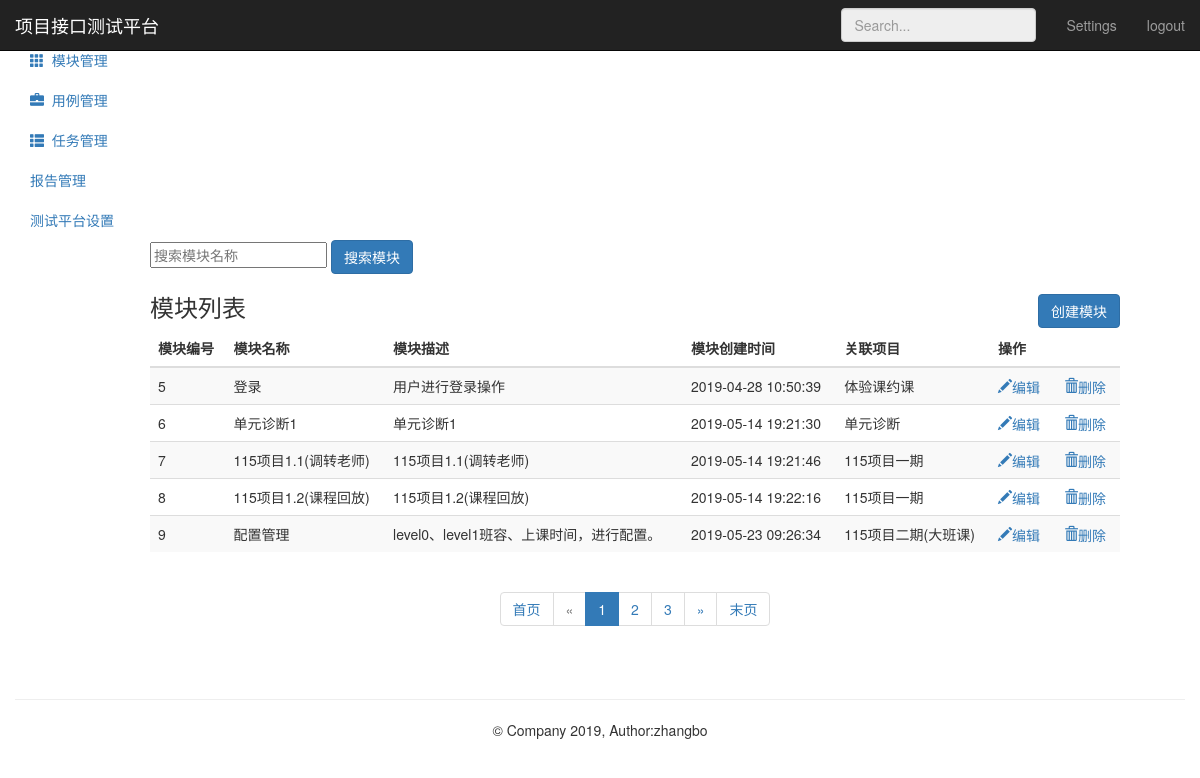
Before: /module/ (signed in) with the older database file.
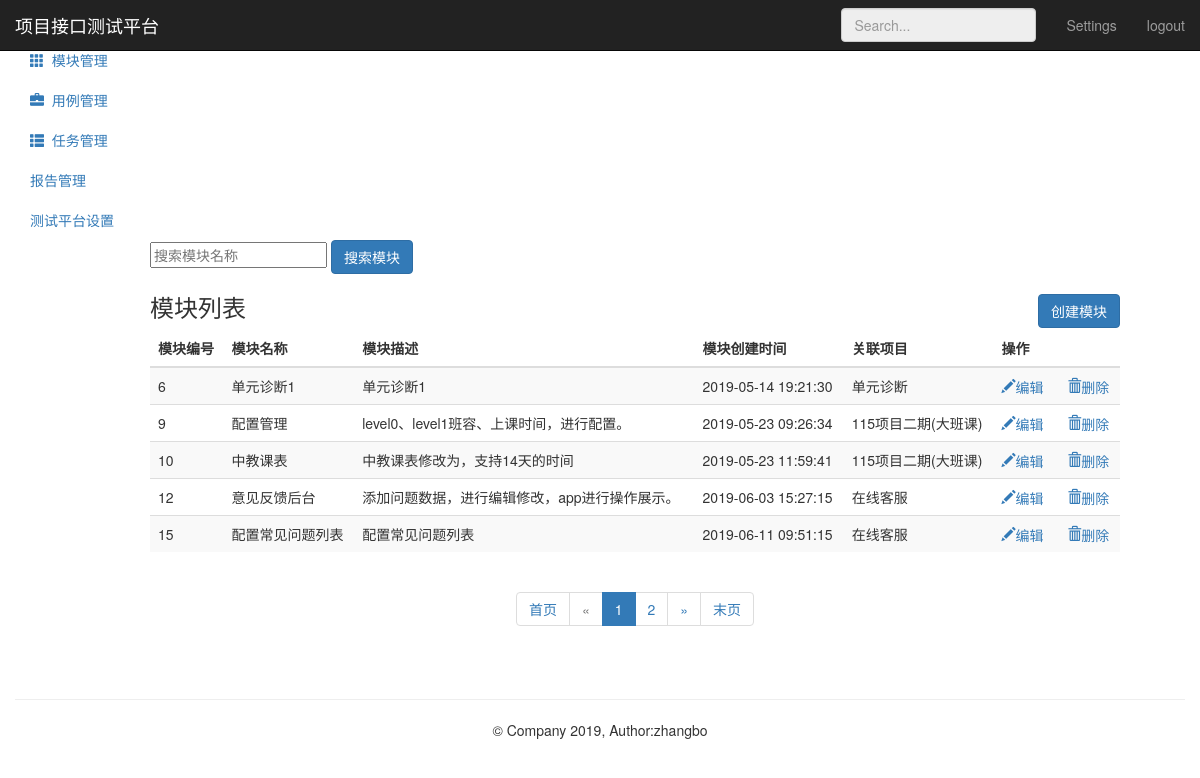
After: the same page with the newer database file.
### module_app/models.py (models this page shows, shortened)
class Module(models.Model):
      project = models.ForeignKey(Project,on_delete=models.CASCADE)
      name = models.CharField("名称",max_length=50,null=False)
      describe = models.TextField("描述",default="",max_length=50)
      create_time = models.DateTimeField(auto_now_add=True)

### project_app/models.py (models this page shows)
class Project(models.Model):
      name = models.CharField("名称",max_length=50,null=False)
      describe = models.TextField("描述",default="",max_length=50)
      status = models.BooleanField("状态",default=1)
      update_time = models.DateTimeField(auto_now=True)
      create_time = models.DateTimeField(auto_now_add=True)
      def __str__(self):
            return self.name

### module_app/views.py (the view)
# urls.py: path('' ,views.moduel_manage),
@login_required
def moduel_manage(request):
    module_all = Module.objects.all()
    paginator = Paginator(module_all,5)
    paginator_num_pages = paginator.num_pages
    print ("共分：",str(paginator_num_pages)+"页")
    paginator_num_pages_array_ = paginator.page_range
    print ("数组形式表示：",paginator_num_pages_array_)
    page1 = paginator.page(1)
    print ("第一页：",page1)
    page_num = page1.number
    print ("第一页：",page_num)
    page = request.GET.get('page','')
    print ("urlpage传参：",page)
    try:
        contacts = paginator.page(page)
        print ("contacts---------->1",contacts)
    except PageNotAnInteger:
        contacts = paginator.page(1)
        print ("contacts---------->2",contacts)
    except EmptyPage:
        contacts = paginator.page(paginator.num_pages)
        print ("contacts---------->3",contacts)
    print ("第二页索引：",contacts.number)
    print ("第几页：",contacts)
    return render(request,"module.html",{"modules":contacts,
                                         "type":"list",
                                         "page":page,
                                         "page_num":page_num,
                                         "paginator_num_pages":paginator_num_pages,
                                         "paginator_num_pages_array_":paginator_num_pages_array_})

### templates/module.html (shortened to what the changed rows need)
{% extends "base.html" %}
{% block base %}
    <div class="container-fluid">
        <div class="row">
            <div style="margin-left: 135px;" class="col-sm-9 col-sm-offset-3 col-md-10 col-md-offset-2 main">
                {% if type == "list" %}
                <div class="table-responsive">
                    <table class="table table-striped">
                        <thead>
                            <tr>
                                <th>模块编号</th>
                                <th>模块名称</th>
                                <th>模块描述</th>
                                <th>模块创建时间</th>
                                <th>关联项目</th>
                                <th>操作</th>
                            </tr>
                        </thead>
                        <tbody>
                            {% for module in modules %}
                            <tr>
                                  <td>{{ module.id}}</td>
                                  <td>{{ module.name}}</td>
                                  <td>{{ module.describe}}</td>
                                  <td>{{ module.create_time | date:"Y-m-d H:i:s" }}</td>
                                  <td>{{ module.project}}</td>
                                  <td>
                                      <a href="/module/edit_module/{{ module.id }}/">
                                          <i class="glyphicon glyphicon-pencil">编辑</i>
                                      </a>
                                      <a href="/module/delete_module/{{ module.id }}/" style="margin-left:20px;"
                                              onclick="return module_del()">
                                          <i class="glyphicon glyphicon-trash">删除</i>
                                      </a>
                                  </td>
                            </tr>
                            {% endfor %}
                        </tbody>
                    </table>
                </div>
                {% endif %}
                {% if type == "list" %}
                    <div style="text-align: center;">
                       <nav aria-label="Page navigation">
                          <ul class="pagination">
                              {% if modules %}
                                  {% for p1 in paginator_num_pages_array_ %}
                                      {% if modules.has_previous %}
                                          {% if search_name %}
                                              {% if p1 == modules.number %}
                                                  <li class="active">
                                                      <a href="?search_name={{ search_name }}&page={{ p1 }}">
                                                          {{ p1 }}
                                                      </a>
                                                  </li>
                                              {% else %}
                                                  <li>
                                                      <a href="?search_name={{ search_name }}&page={{ p1 }}">
                                                          {{ p1 }}
                                                      </a>
                                                  </li>
                                              {% endif %}
                                          {% else %}
                                              {% if p1 == modules.number %}
                                                  <li class="active">
                                                      <a href="?page={{ p1 }}">
                                                          {{ p1 }}
                                                      </a>
                                                  </li>
                                              {% else %}
                                                  <li>
                                                      <a href="?page={{ p1 }}">
                                                          {{ p1 }}
                                                      </a>
                                                  </li>
                                              {% endif %}
                                          {% endif %}
                                      {% else %}
                                          {% if search_name %}
                                              {% if p1 == modules.number %}
                                                  <li class="active">
                                                      <a href="?search_name={{ search_name }}&page={{ p1 }}">
                                                          {{ p1 }}
                                                      </a>
                                                  </li>
                                              {% else %}
                                                  <li>
                                                      <a href="?search_name={{ search_name }}&page={{ p1 }}">
                                                          {{ p1 }}
                                                      </a>
                                                  </li>
                                              {% endif %}
                                          {% else %}
                                              {% if p1 == modules.number %}
                                                  <li class="active">
                                                      <a href="?page={{ p1 }}">
                                                          {{ p1 }}
                                                      </a>
                                                  </li>
                                              {% else %}
                                                  <li>
                                                      <a href="?page={{ p1 }}">
                                                          {{ p1 }}
                                                      </a>
                                                  </li>
                                              {% endif %}
                                          {% endif %}
                                      {% endif %}
                                  {% endfor %}
                              {% endif %}
                          </ul>
                       </nav>
                    </div>
                {% endif %}
            </div>
      </div>
    </div>
{% endblock %}

Changed rows visible on the page:
removed Module: id "5", name "登录", describe "用户进行登录操作", create_time "2019-04-28 10:50:39", project "体验课约课"
removed Module: id "7", name "115项目1.1(调转老师)", describe "115项目1.1(调转老师)", create_time "2019-05-14 19:21:46", project "115项目一期"
removed Module: id "8", name "115项目1.2(课程回放)", describe "115项目1.2(课程回放)", create_time "2019-05-14 19:22:16", project "115项目一期"
now on this page (row unchanged): Module: id "10", name "中教课表", describe "中教课表修改为，支持14天的时间", create_time "2019-05-23 11:59:41", project "115项目二期(大班课)"
now on this page (row unchanged): Module: id "12", name "意见反馈后台", describe "添加问题数据，进行编辑修改，app进行操作展示。", create_time "2019-06-03 15:27:15", project "在线客服"
now on this page (row unchanged): Module: id "15", name "配置常见问题列表", describe "配置常见问题列表", create_time "2019-06-11 09:51:15", project "在线客服"
Other visible differences:
list line gone: "3"
